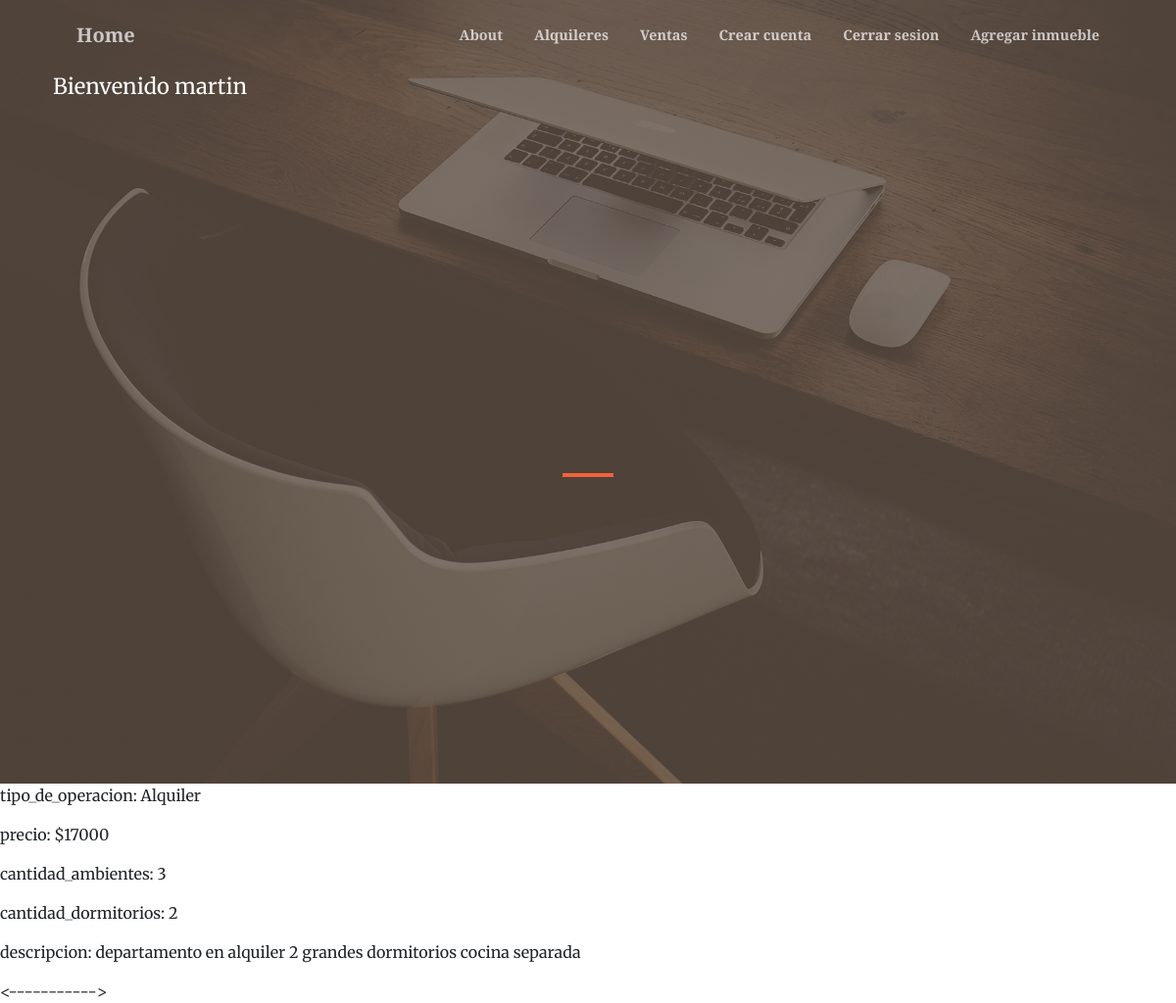
The app's page /appinmo/inmuebles/2 (signed in) with its own data.
### inmobiliaria/models.py (models this page shows, shortened)
class Inmuebles (models.Model):
    tipo_de_operacion = models.CharField(max_length=100)
    precio = models.IntegerField()
    cantidad_ambientes = models.IntegerField()
    cantidad_dormitorios = models.IntegerField()
    descripcion = models.CharField(max_length=100)

### inmobiliaria/views.py (the view)
# urls.py: path("inmuebles/<pk>", InmueblesDetail.as_view(), name="inmuebles"),
class InmueblesDetail(DetailView):
    model = Inmuebles
    template_name = "inmobiliaria/alquileres_detail.html"

### inmobiliaria/templates/inmobiliaria/alquileres_detail.html
{% extends 'inmobiliaria/base.html' %}
{% block contenido %}
    <p>tipo_de_operacion: {{inmuebles.tipo_de_operacion}}</p>
    <p>precio: ${{inmuebles.precio}}</p>
    <p>cantidad_ambientes: {{inmuebles.cantidad_ambientes}}</p>
    <p>cantidad_dormitorios: {{inmuebles.cantidad_dormitorios}}</p>
    <p>descripcion: {{inmuebles.descripcion}}</p>
{% endblock  %}

### inmobiliaria/templates/inmobiliaria/base.html (shortened to what this page needs)
<!DOCTYPE html>
<html lang="en">
    <head>
        {% load static %}
        <link href="https://cdn.jsdelivr.net/npm/bootstrap-icons@1.5.0/font/bootstrap-icons.css" rel="stylesheet" />
        <link href="https://cdnjs.cloudflare.com/ajax/libs/SimpleLightbox/2.1.0/simpleLightbox.min.css" rel="stylesheet" />
        <link href="{% static 'inmobiliaria/css/styles.css' %}" rel="stylesheet" />
    </head>
    <body id="page-top">
        <nav class="navbar navbar-expand-lg navbar-light fixed-top py-3" id="mainNav">
            <div class="container px-4 px-lg-5">
                <a class="navbar-brand" href="{% url 'inicio' %}">Home</a>
                <div class="collapse navbar-collapse" id="navbarResponsive">
                    <ul class="navbar-nav ms-auto my-2 my-lg-0">
                        <li class="nav-item"><a class="nav-link" href="{% url 'about' %}">About</a></li>
                        {% if not request.user.is_authenticated %}
                        <li class="nav-item"><a class="nav-link" href="{% url 'inmuebles' %}">Alquileres</a></li>
                        <li class="nav-item"><a class="nav-link" href="{% url 'ventas' %}">Ventas</a></li>
                        <li class="nav-item"><a class="nav-link" href="{% url 'login' %}">Ingreso Admin</a></li>
                        {% else %}
                        <li class="nav-item"><a class="nav-link" href="{% url 'inmuebles' %}">Alquileres</a></li>
                        <li class="nav-item"><a class="nav-link" href="{% url 'ventas' %}">Ventas</a></li>
                        <li class="nav-item"><a class="nav-link" href="{% url 'registro' %}">Crear cuenta</a></li>
                        <li class="nav-item"><a class="nav-link" href="{% url 'logout' %}">Cerrar sesion</a></li>
                        <li class="nav-item"><a class="nav-link" href="{% url 'crear_inmueble' %}">Agregar inmueble</a></li>
                        {% endif %}
                    </ul>
                </div>
            </div>
        </nav>
        <header class="masthead">
            <div class="container px-4 px-lg-10 h-100">
                {% if user.is_authenticated %}
                    <p style="color: white; font-size: 22px;font-weight: 100px;"> Bienvenido {{ user.username }}
                {% endif %}
                <div class="row gx-4 gx-lg-10 h-100 align-items-center justify-content-center text-center">
                    <div class="col-lg-8 align-self-end">
                        <hr class="divider" />
                    </div>
                </div>
            </div>
        </header>
        {% block contenido %}
        {% endblock %}
    <----------->
</html>

### records on screen
Inmuebles: tipo_de_operacion "Alquiler", precio "17000", cantidad_ambientes "3", cantidad_dormitorios "2", descripcion "departamento en alquiler 2 grandes dormitorios cocina separada"

### other values on screen
{{ user.username }} "martin"
